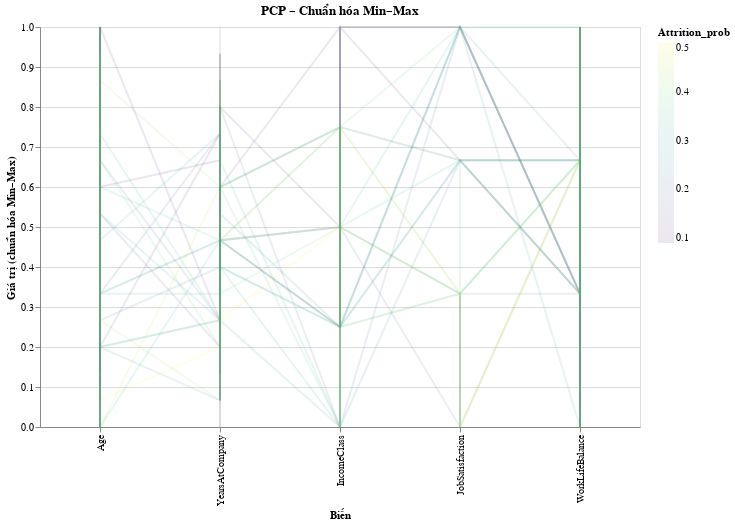

The cell this chart's notebook holds for it:
### Code cell
import pandas as pd
import altair as alt

# --- Đọc dữ liệu ---
hr = pd.read_csv("hr_vn_sim.csv")
cols = ["Age", "YearsAtCompany", "JobSatisfaction", "WorkLifeBalance", "IncomeClass", "Attrition_prob"]
hr = hr[cols].dropna()

# --- Chuẩn hóa Min–Max ---
hr_norm = hr.copy()
for c in cols[:-1]:
    hr_norm[c] = (hr[c] - hr[c].min()) / (hr[c].max() - hr[c].min())

# --- Sắp xếp trục theo logic: Tuổi → Thâm niên → Thu nhập → Thỏa mãn → Cân bằng ---
order = ["Age", "YearsAtCompany", "IncomeClass", "JobSatisfaction", "WorkLifeBalance"]

# --- Dạng "long" ---
hr_long = hr_norm.melt(id_vars="Attrition_prob", var_name="Variable", value_name="Value")

chart_minmax = alt.Chart(hr_long).mark_line(opacity=0.1).encode(
    x=alt.X("Variable:N", sort=order, title="Biến"),
    y=alt.Y("Value:Q", title="Giá trị (chuẩn hóa Min–Max)"),
    color=alt.Color("Attrition_prob:Q", scale=alt.Scale(scheme="viridis")),
    detail="Attrition_prob"
).properties(
    width=600,
    height=400,
    title="PCP – Chuẩn hóa Min–Max"
)
chart_minmax

### Figure 1 — Vega-Lite specification as saved in the notebook (floating-point values rounded to 4 significant figures; data arrays with more than 128 entries replaced by an {"elided": "..."} marker saying what was removed)
{"config": {"view": {"continuousWidth": 300, "continuousHeight": 300}}, "data": {"name": "data-86370bfe7e01af1d047208893d6eaac1"}, "mark": {"type": "line", "opacity": 0.1}, "encoding": {"color": {"field": "Attrition_prob", "scale": {"scheme": "viridis"}, "type": "quantitative"}, "detail": {"field": "Attrition_prob", "type": "quantitative"}, "x": {"field": "Variable", "sort": ["Age", "YearsAtCompany", "IncomeClass", "JobSatisfaction", "WorkLifeBalance"], "title": "Biến", "type": "nominal"}, "y": {"field": "Value", "title": "Giá trị (chuẩn hóa Min–Max)", "type": "quantitative"}}, "height": 400, "title": "PCP – Chuẩn hóa Min–Max", "width": 600, "$schema": "https://vega.github.io/schema/vega-lite/v5.20.1.json", "datasets": {"data-86370bfe7e01af1d047208893d6eaac1": {"elided": "5000 records"}}}
